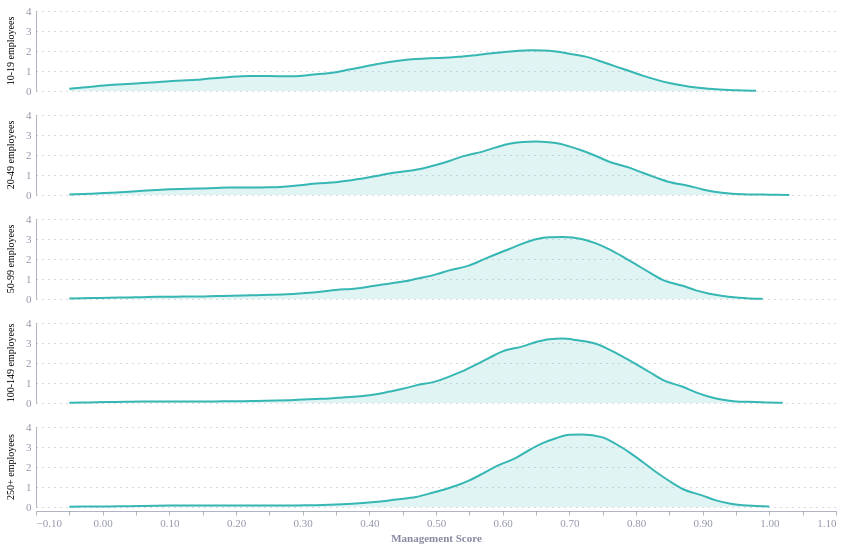

Here is the notebook cell this chart was saved with:
### Code cell
chart_mgmt = alt.Chart(mgmt).mark_area(
    interpolate='monotone',
    fill='#36B7B4',
    fillOpacity=0.5,
    line={'color': '#36B7B4'}
).encode(
    x=alt.X('management_score:Q', title='Management Score', axis=alt.Axis(grid=False)),
    y=alt.Y('density:Q', axis=alt.Axis(tickCount=3))
).properties(
    width=800,
    height=80
).facet(
    row=alt.Row('firm_size:N', title=None, sort=[
        '10-19 employees', '20-49 employees', '50-99 employees',
        '100-149 employees', '250+ employees'
    ])
)

chart_mgmt.show()

### Figure 1 — Vega-Lite specification as saved in the notebook (floating-point values rounded to 4 significant figures; data arrays with more than 128 entries replaced by an {"elided": "..."} marker saying what was removed)
{"config": {"font": "Circular Std", "text": {"color": "#676A86", "align": "left", "baseline": "middle", "dx": 7, "dy": 0, "fontSize": 11}, "view": {"stroke": null, "continuousWidth": 400, "continuousHeight": 300, "discreteWidth": 400, "discreteHeight": 300}, "range": {"category": ["#36B7B4", "#E6224B", "#F4C245", "#0063AF", "#00A767", "#179FDB", "#EB5C2E"], "diverging": ["#E6224B", "#E54753", "#C9C9C9", "#179FDB", "#122B39"], "heatmap": ["#C9C9C9", "#179FDB", "#0063AF", "#122B39"], "ordinal": ["#00A767", "#36B7B4", "#179FDB", "#0063AF", "#243B5A"]}, "bar": {"color": "#179fdb"}, "line": {"color": "#e6224b"}, "rule": {"color": "#676A86"}, "area": {"opacity": 0.3}, "point": {"filled": true, "size": 80, "color": "#e6224b", "opacity": 0.95}, "geoshape": {"stroke": "white", "strokeWidth": 0.3}, "rect": {"fill": "#d6d4d4", "opacity": 0.3}, "axis": {"labelColor": "#676A86", "labelFontSize": 11, "labelFont": "Circular Std", "labelOpacity": 0.7, "tickColor": "#676A86", "tickOpacity": 0.5, "domainColor": "#676A86", "domainOpacity": 0.5, "gridColor": "#676A86", "gridDash": [2, 2], "gridOpacity": 0.5, "title": null, "titleColor": "#676A86", "titleOpacity": 0.8, "tickSize": 4}, "axisXDiscrete": {"grid": false, "labelAngle": 0, "tickCount": 10, "tickOpacity": 0.5, "title": null}, "axisYDiscrete": {"ticks": false, "labelPadding": 5}, "axisXTemporal": {"grid": false, "ticks": true}, "axisXQuantitative": {"grid": true}, "axisYQuantitative": {"gridColor": "#676A86", "gridDash": [1, 5], "gridOpacity": 0.5, "ticks": false, "labelPadding": 5, "tickCount": 8, "titleAngle": 0, "titleAlign": "left", "titleBaseline": "bottom", "titleX": 0, "titleY": -5}, "title": {"color": "#676A86E6", "subtitleColor": "#676A86", "font": "Circular Std", "subtitleFont": "Circular Std", "anchor": "start", "fontSize": 14, "subtitleFontSize": 12, "subtitlePadding": 4, "offset": 0, "frame": "group"}, "legend": {"titleColor": "#122b39", "title": null, "labelColor": "#122b39", "labelFontSize": 11}}, "data": {"name": "data-c5e496b01919ddf022f1da88e818328a"}, "facet": {"row": {"field": "firm_size", "sort": ["10-19 employees", "20-49 employees", "50-99 employees", "100-149 employees", "250+ employees"], "title": null, "type": "nominal"}}, "spec": {"mark": {"type": "area", "fill": "#36B7B4", "fillOpacity": 0.5, "interpolate": "monotone", "line": {"color": "#36B7B4"}}, "encoding": {"x": {"axis": {"grid": false}, "field": "management_score", "title": "Management Score", "type": "quantitative"}, "y": {"axis": {"tickCount": 3}, "field": "density", "type": "quantitative"}}, "height": 80, "width": 800}, "$schema": "https://vega.github.io/schema/vega-lite/v5.20.1.json", "datasets": {"data-c5e496b01919ddf022f1da88e818328a": {"elided": "250 records"}}}
